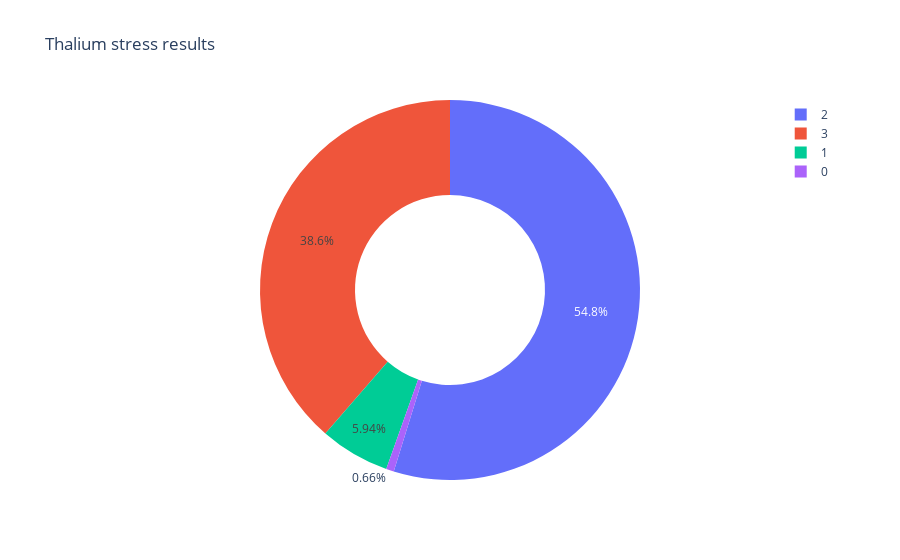

The cell this chart's notebook holds for it:
### Code cell
pie_graph(data_eda,"Thalium stress results",'thal')

### Figure 1 — Plotly figure (JSON) as saved in the notebook; plotly's stock layout.template omitted (floating-point values rounded to 4 significant figures)
{"data": [{"hole": 0.5, "labels": [2, 3, 1, 0], "type": "pie", "values": [166, 117, 18, 2]}], "layout": {"title": {"text": "Thalium stress results"}}}
